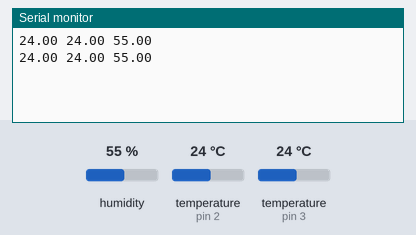
The sketch below on a simulated Arduino Uno, built with avr-gcc and run on an emulated ATmega328P. Shown: the last lines printed to the serial monitor. Inputs (shaded band) come from the test bench; at power-on: humidity 55 %, temperature (sensors on pin 3, pin 2) 24 °C.

Above: at 2.3 s.
2.4 s: humidity set to 22 %
At 2.4 s:
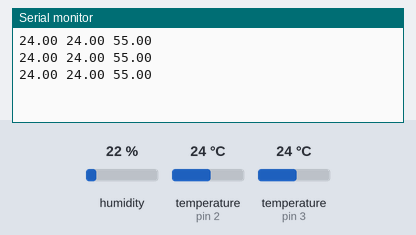
3.9 s: temperature (sensor on pin 3) set to 12 °C
At 5.2 s:
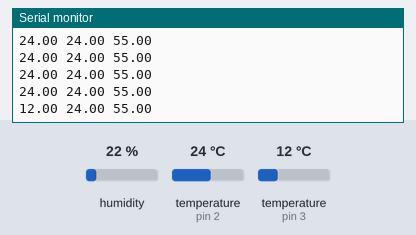
5.4 s: temperature (sensor on pin 2) set to 12 °C
At 6.1 s:
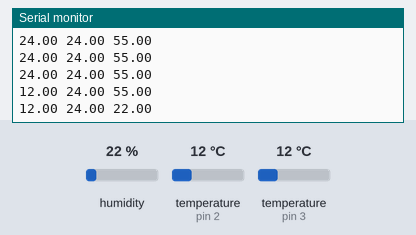
6.9 s: temperature (sensor on pin 3) set to 19 °C
At 7.4 s:
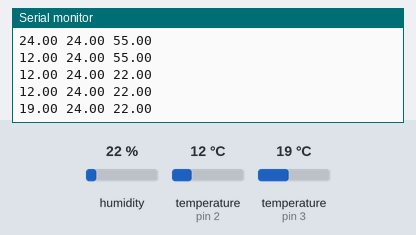
8.4 s: humidity set to 40 %
At 9.9 s:
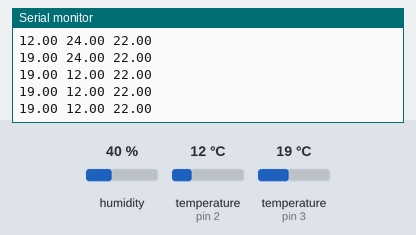
Timing chart, 0 to 10.9 s (numbered marks = the images above; inputs shaded):
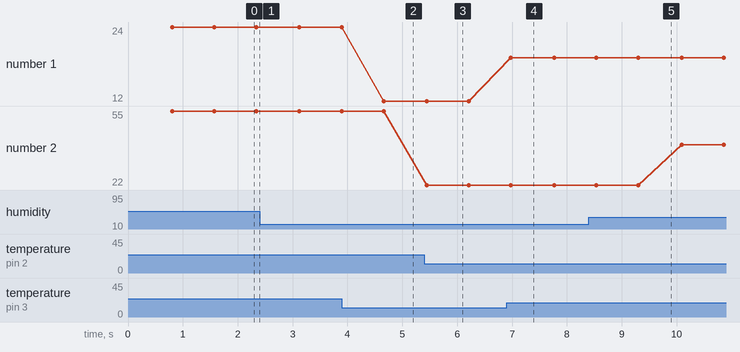

The sketch:

UART_Odczyt_Stanowisko.ino
```cpp
#include <DHT.h>
#include <DHT_U.h>
#include <OneWire.h>
#include <DallasTemperature.h>

// DHT11 ustawienia
#define DHTPIN 2
#define DHTTYPE DHT11
DHT dht(DHTPIN, DHTTYPE);

// DS18B20 ustawienia
#define ONE_WIRE_BUS 3  // Pin cyfrowy dla DS18B20
OneWire oneWire(ONE_WIRE_BUS);
DallasTemperature sensors(&oneWire);

void setup() {
  Serial.begin(9600);
  dht.begin();
  sensors.begin();
}

void loop() {
  // Odczyt DHT11
  float AmbientTemperature = dht.readTemperature();
  float AmbientHumidity = dht.readHumidity();

  if (isnan(AmbientTemperature) || isnan(AmbientHumidity)) {
    AmbientTemperature = -1;
    AmbientHumidity = -1;
  }

  // Odczyt DS18B20
  sensors.requestTemperatures();
  float SampleTemperature = sensors.getTempCByIndex(0);

  if (SampleTemperature == DEVICE_DISCONNECTED_C) {
    SampleTemperature = -1;
  }

  Serial.print(SampleTemperature);
  Serial.print(" ");
  Serial.print(AmbientTemperature);
  Serial.print(" ");
  Serial.println(AmbientHumidity);

  delay(1);
}
```

Measured:
- after the input at 3.9 s, the serial monitor: prints a new line after 0.76 s (image 2)
- after the input at 6.9 s, the serial monitor: prints a new line after 0.08 s (image 4)
- plotted number 1: 24 → 12 after the input at 3.9 s, 12 → 19 after the input at 6.9 s
- plotted number 2: 22 → 40 after the input at 8.4 s
